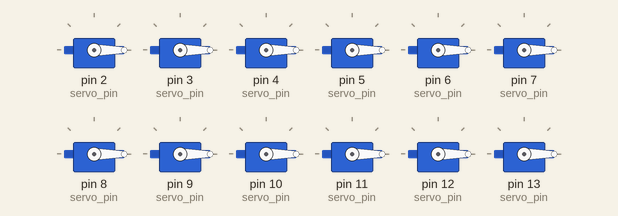
Bench run of a sketch on a simulated Arduino Uno, built with avr-gcc and run on an emulated ATmega328P. Shown: 12 × servo.

Above: at 0.5 s.
At 1.8 s:
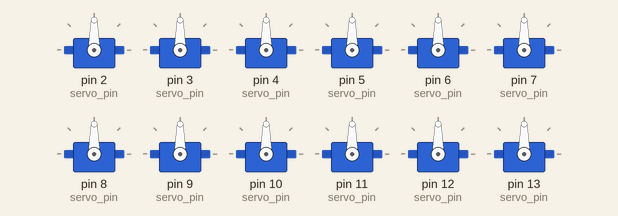
Timing chart, 0 to 3.3 s (numbered marks = the images above):
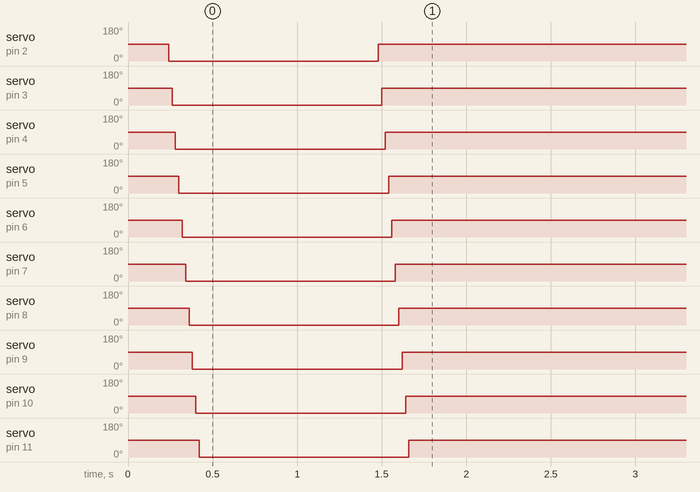

Measured:
- by itself, servo on pin 2 (servo_pin): 90° → 0° at 0.24 s, → 90° 1.2 s later
- by itself, servo on pin 3 (servo_pin): 90° → 0° at 0.26 s, → 90° 1.2 s later
- by itself, servo on pin 4 (servo_pin): 90° → 0° at 0.28 s, → 90° 1.2 s later
- by itself, servo on pin 5 (servo_pin): 90° → 0° at 0.30 s, → 90° 1.2 s later
- by itself, servo on pin 6 (servo_pin): 90° → 0° at 0.32 s, → 90° 1.2 s later
- by itself, servo on pin 7 (servo_pin): 90° → 0° at 0.34 s, → 90° 1.2 s later
- by itself, servo on pin 8 (servo_pin): 90° → 0° at 0.36 s, → 90° 1.2 s later
- by itself, servo on pin 9 (servo_pin): 90° → 0° at 0.38 s, → 90° 1.2 s later

The sketch:

legs_init2.ino
```cpp
// Locate the initial position of legs
// RegisHsu 2015-09-09

#include <Servo.h>

Servo servo[4][3];

//define servos' ports
const int servo_pin[4][3] = { {2, 3, 4}, {5, 6, 7}, {8, 9, 10}, {11, 12, 13} };

void setup()
{
  //initialize all servos
  for (int i = 0; i < 4; i++)
  {
    for (int j = 0; j < 3; j++)
    {
      servo[i][j].attach(servo_pin[i][j]);
      delay(20);
    }
  }

  for (int i = 0; i < 4; i++)
  {
    for (int j = 0; j < 3; j++)
    {
      servo[i][j].write(0);
      delay(20);
    }
  }
  delay(1000);
}
void loop(void)
{
  for (int i = 0; i < 4; i++)
  {
    for (int j = 0; j < 3; j++)
    {
      servo[i][j].write(90);
      delay(20);
    }
  }
}
```
